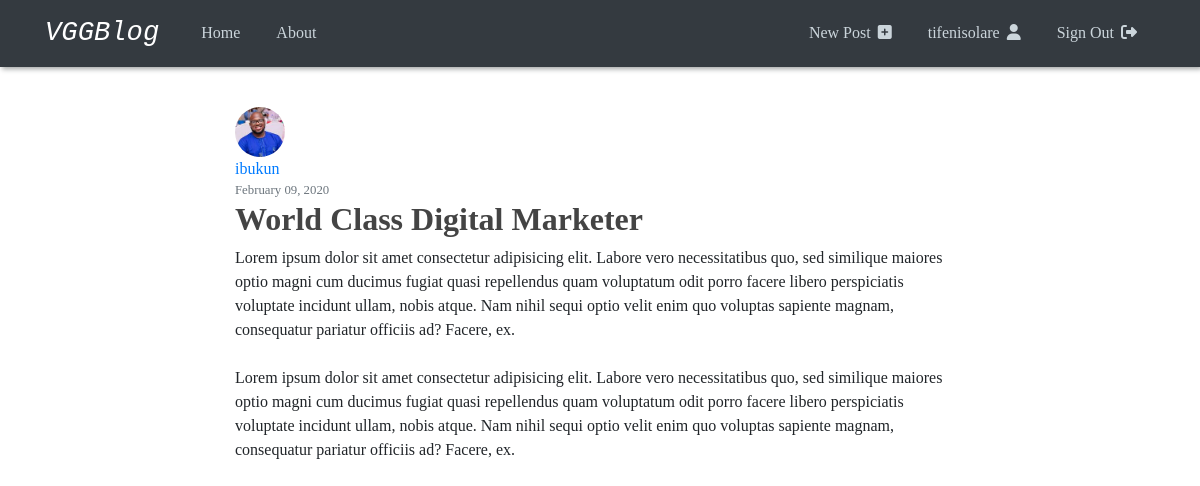
Page /post/2 (signed in) on the earlier database version.
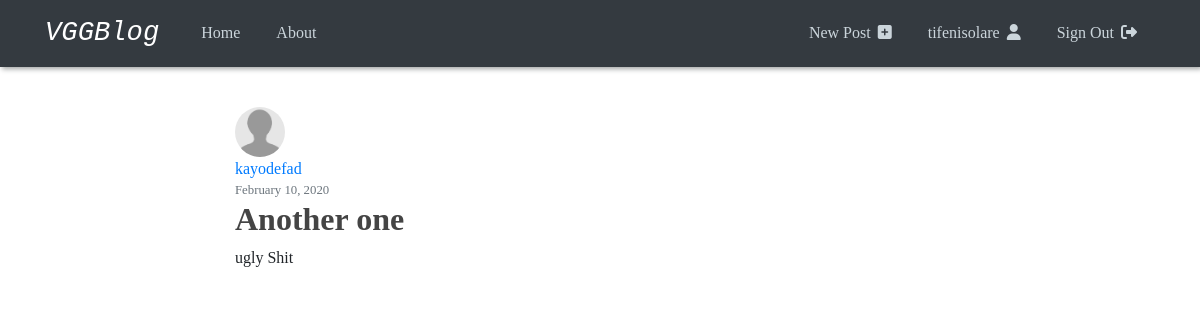
Same page on the later database version.
### vggblog/models.py (models this page shows, shortened)
class User(db.Model, UserMixin):
  id = db.Column(db.Integer, primary_key=True)
  username = db.Column(db.String(20), unique=True, nullable=False)
  image_file = db.Column(db.String(20), nullable=False, default='default.jpg')
  password = db.Column(db.String(60), nullable=False)
  posts = db.relationship('Post', backref='author', lazy=True)

class Post(db.Model):
  id = db.Column(db.Integer, primary_key=True)
  title = db.Column(db.String(100), nullable=False)
  date_posted = db.Column(db.DateTime, nullable=False, default=datetime.utcnow)
  content = db.Column(db.Text, nullable=False)
  user_id = db.Column(db.Integer, db.ForeignKey('user.id'), nullable=False)

### vggblog/routes.py (the view)
@app.route('/post/<int:post_id>')
def post(post_id):
  post = Post.query.get_or_404(post_id)
  return render_template('post.html', title=post.title, post=post)

### vggblog/models.py (called while the page is built)
@login_manager.user_loader
def load_user(user_id):
  return User.query.get(int(user_id))

### vggblog/templates/post.html (shortened to what this page needs)
{% extends "layout.html" %}
{% block content %}
  <article class="content-section">
    <img class="rounded-circle article-img" src="{{url_for('static', filename='profile_pics/' + post.author.image_file)}}" alt="">
    <div class="media-body">
      <div class="article-metadata">
        <a class="mr-2" href="#">{{ post.author.username }}</a>
        <small class="text-muted">{{ post.date_posted.strftime('%B %d, %Y') }}</small>
      </div>
      <h2 class="article-title">{{ post.title }}</h2>
      <p class="article-content">{{ post.content }}</p>
    </div>
  </article>
{% endblock content %}

Differences in the rows shown:
removed User: image_file (picture), author.username "ibukun"
now on this page (row edited): User: image_file (placeholder picture), author.username "kayodefad"
changed Post: date_posted "February 09, 2020" → "February 10, 2020"; title "World Class Digital Marketer" → "Another one"; content "Lorem ipsum dolor sit amet consectetur adipisicing elit. Labore vero necessitatibus quo, sed similique maiores optio magni cum ducimus fugiat quasi repellendus quam voluptatum odit porro facere libero perspiciatis voluptate incidunt ullam, nobis atque. Nam nihil sequi optio velit enim quo voluptas sapiente magnam, consequatur pariatur officiis ad? Facere, ex. Lorem ipsum dolor sit amet consectetur adipisicing elit. Labore vero necessitatibus quo, sed similique maiores optio magni cum ducimus fugiat quasi repellendus quam voluptatum odit porro facere libero perspiciatis voluptate incidunt ullam, nobis atque. Nam nihil sequi optio velit enim quo voluptas sapiente magnam, consequatur pariatur…" → "ugly Shit"
